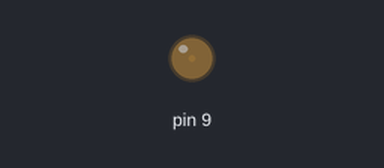
Simulated run of this sketch. Board: Arduino Uno, built with avr-gcc and run on an emulated ATmega328P. Shown: output pins drawn as LEDs (lit = HIGH).

Above: at 0.05 s.
At 2.3 s:
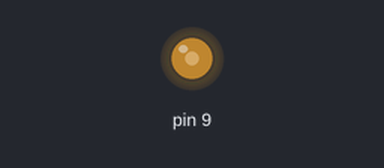
At 4.6 s:
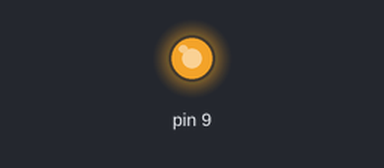
At 9.2 s:
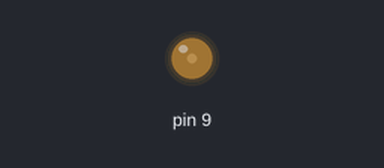
Timing chart, 0 to 13.3 s (numbered marks = the images above):
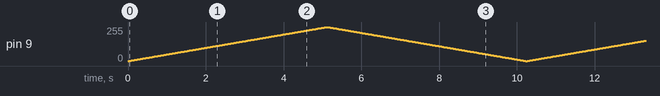

The sketch:

pwm_mosfet.ino
```cpp
void setup(){
	pinMode(9, OUTPUT);
}

void loop(){
	// smooth speed increasing
  for (int pwm = 0; pwm <= 255; ++pwm) {
  	analogWrite(9, pwm);
    delay(20);
  }

  	// smooth speed decreasing
  for (int pwm = 255; pwm >= 0; --pwm) {
  	analogWrite(9, pwm);
    delay(20);
  }
}
```
